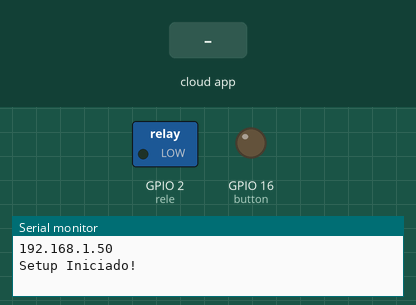
A sketch run on a simulated ESP8266 (NodeMCU). Shown: switched loads named in the sketch (green lamp = pin HIGH), output pins drawn as LEDs (lit = HIGH), the last lines printed to the serial monitor. The inputs (shaded band) are chosen by the test bench. WiFi joins after 1.5 s; servers stay silent unless stated.

Above: at 2.7 s.
2.8 s: the phone or cloud app sets IOT to 0
At 3.8 s:
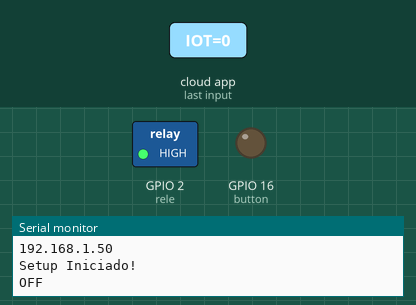
5.0 s: the phone or cloud app sets Delphi to 128
At 6.6 s:
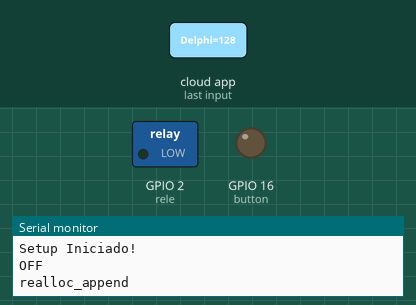
7.0 s: the phone or cloud app sets Delphi to 0
At 8.1 s:
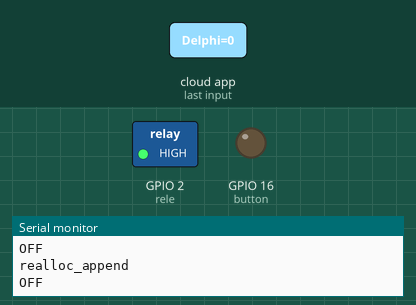
9.0 s: the phone or cloud app sets Delphi to 64
At 10.9 s:
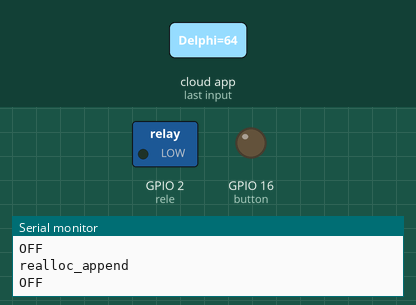
Timing chart, 0 to 12.4 s (numbered marks = the images above; inputs shaded):
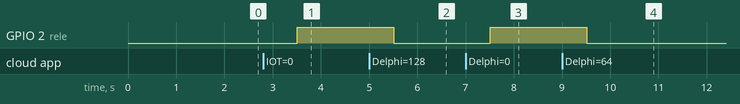

The sketch:

interruptor.ino
```cpp
#include <ESP8266WiFi.h>
#include <WiFiUdp.h>
#include <Espalexa.h>

#define button 16
#define rele 2
bool Status = 0;

const char* ssid = "colocar-o-nome-do-wifi";
const char* senha = "colocar-a-sua-senha-do-wifi";
unsigned int localPort = 3333;
char pacote[3];

IPAddress ip(192,168,2,10);         //Necessário alterar também
IPAddress gateway(192,168,2,1);     //Necessário alterar também
IPAddress subnet(255,255,255,0);    //Necessário alterar também

WiFiUDP conexao;
Espalexa alexa;

void setup() {
  Serial.begin(9600);
  pinMode(button, OUTPUT);
  pinMode(rele, OUTPUT);

  if (!WiFi.config(ip, gateway, subnet)) {
    Serial.println("Falha ao configurar STA");
  }

  WiFi.mode(WIFI_STA);
  WiFi.begin(ssid,senha);
  while(WiFi.waitForConnectResult() != WL_CONNECTED){
    Serial.println("Problema ao conectar!");
    delay(2000);
    WiFi.begin(ssid,senha);
  }
  Serial.println(WiFi.localIP());
  conexao.begin(localPort);

  alexa.addDevice("IOT", iotInterruptor);
  alexa.addDevice("Delphi", delphiInterruptor);
  alexa.begin();

  Serial.println("Setup Iniciado!");
}

void loop() {
  digitalWrite(rele, Status);

  if (pulseIn(button, HIGH)>0){
    delay(100);
    Status = !Status;
  }

  int tamanhoPacote = conexao.parsePacket();
  if(tamanhoPacote == 3){
    String recebe;
    recebe = conexao.readString();
    if (recebe == "OON"){
      Status = 0;
      conexao.beginPacket(conexao.remoteIP(), conexao.remotePort());
      conexao.print(Status);
      conexao.endPacket();
    }else if (recebe == "OFF"){
      Status = 1;
      conexao.beginPacket(conexao.remoteIP(), conexao.remotePort());
      conexao.print(Status);
      conexao.endPacket();
    }else if (recebe == "STS"){
      conexao.beginPacket(conexao.remoteIP(), conexao.remotePort());
      conexao.print(Status);
      conexao.endPacket();
    }
  }

  alexa.loop();

  if (WiFi.status() != WL_CONNECTED){
    Serial.println("Sem acesso a rede. Reconectando...");
    WiFi.reconnect();
    delay(4000);
  }

}

void delphiInterruptor(uint8_t brilho) {
  if (brilho) {
    Serial.println("OON: "+brilho);
    Status = 0;
  } else {
    Serial.println("OFF");
    Status = 1;
  }
}

void iotInterruptor(uint8_t brilho) {
  if (brilho) {
    Serial.println("OON: "+brilho);
    Status = 0;
  } else {
    Serial.println("OFF");
    Status = 1;
  }
}
```

Measured:
- after the input at 2.8 s, GPIO 2 (rele): LOW → HIGH after 0.71 s
- after the input at 5.0 s, GPIO 2 (rele): HIGH → LOW after 0.51 s
- after the input at 7.0 s, GPIO 2 (rele): LOW → HIGH after 0.51 s
- after the input at 9.0 s, GPIO 2 (rele): HIGH → LOW after 0.51 s
